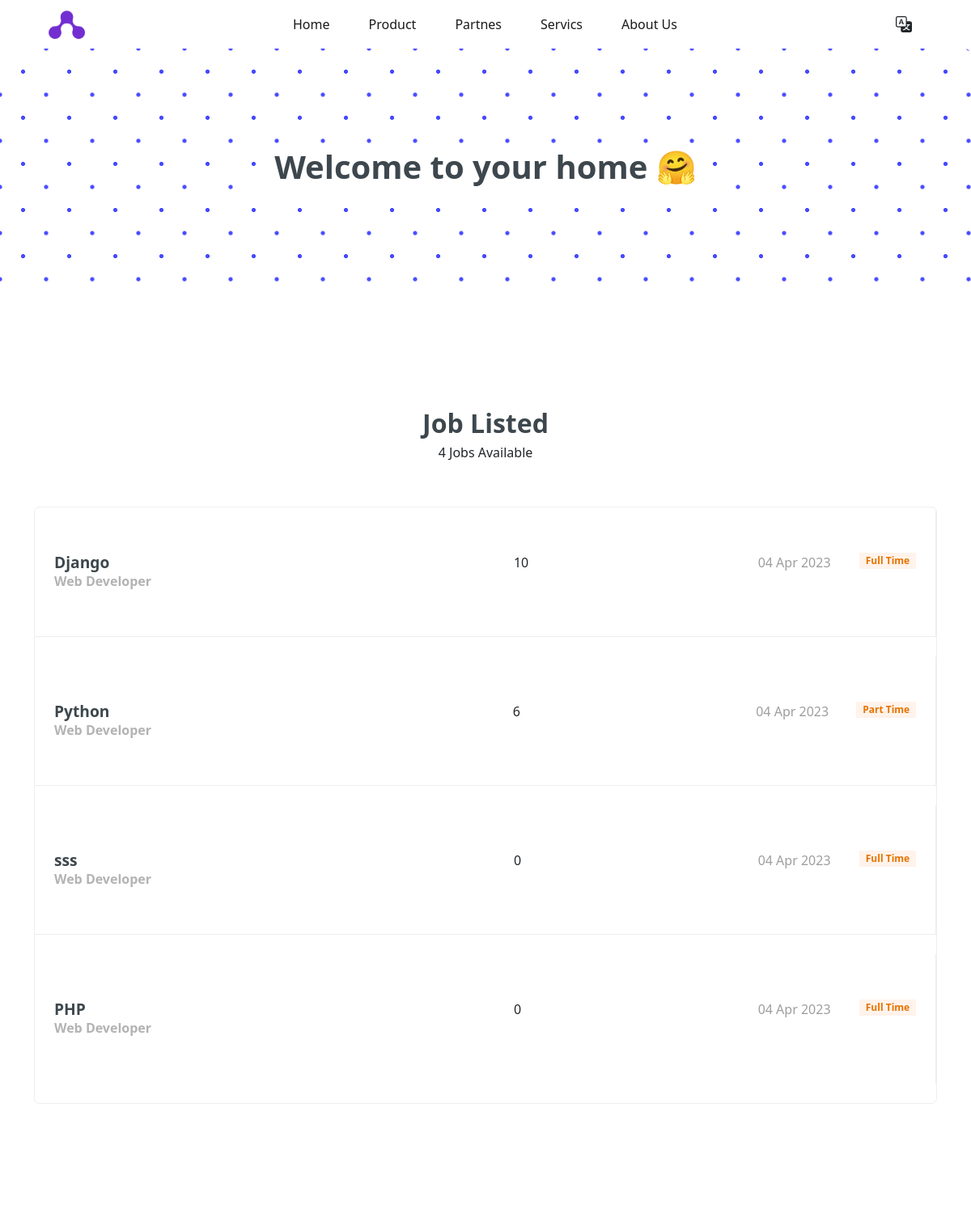
The app's page /jobs/ (upper part), older data.
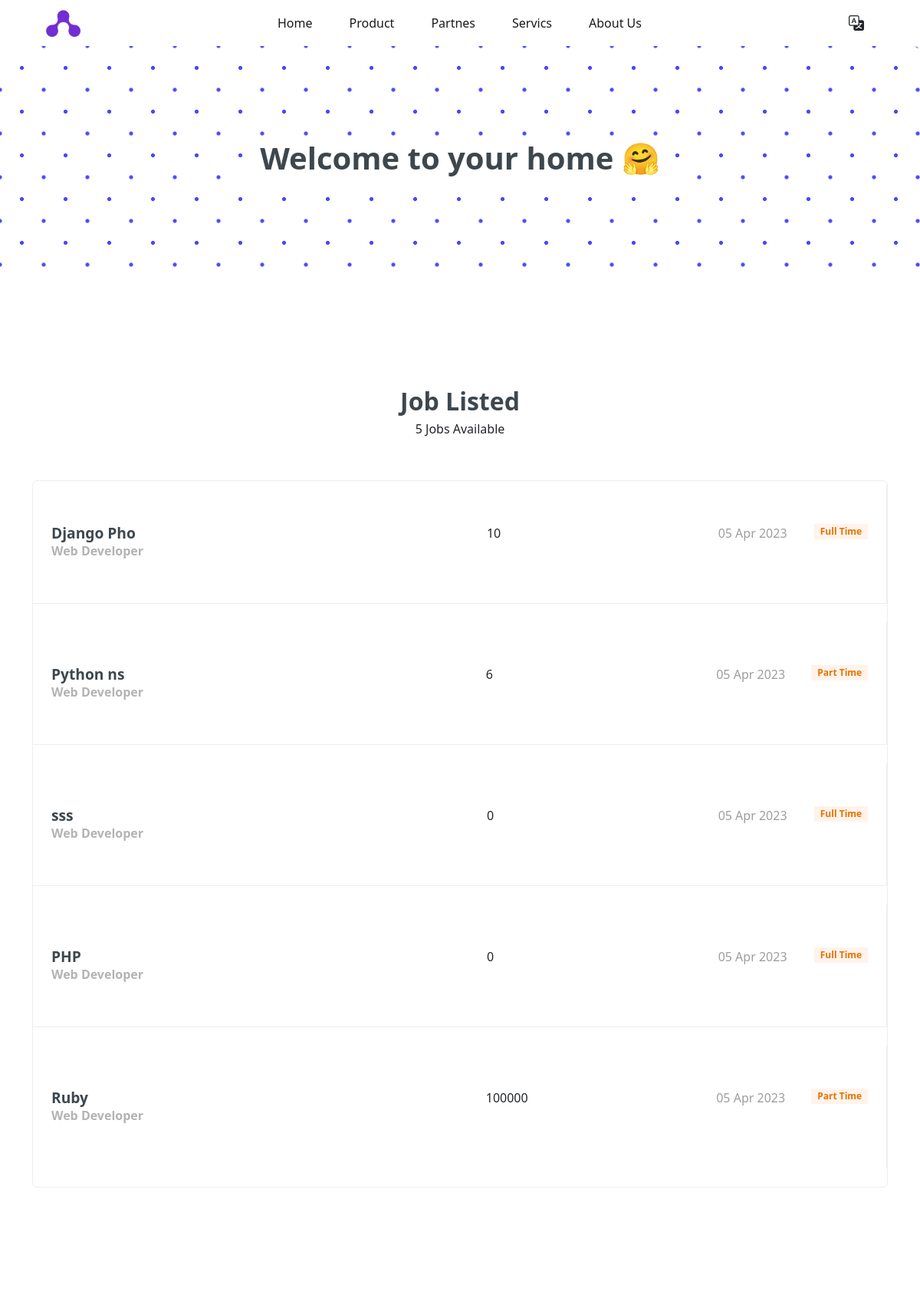
The same page, newer data.
### job/models.py (models this page shows, shortened)
class Job(models.Model):
    title = models.CharField(max_length=100)
    job_type = models.CharField(max_length=20, choices= JOBTYPE)
    description = models.TextField(max_length=1000)
    JobResponsibilities = models.TextField(max_length=1000)
    JobRequirements = models.TextField(max_length=1000)
    published_at = models.DateTimeField(auto_now=True)
    vacancy = models.IntegerField(default=1)
    salary = models.IntegerField(default=0)
    experience = models.IntegerField(default=0)
    category = models.ForeignKey('Category', on_delete=models.CASCADE)
    image = models.ImageField(upload_to=imageUpload) #this fun will create a new folder for images
    slug = models.SlugField(blank=True, null= True)
    def __str__(self):
        return self.title

class Category(models.Model):
    name = models.CharField(max_length=40)
    def __str__(self):
        return self.name

### job/views.py (the view)
# urls.py: path('' , views.jobList),
def jobList(request):
    jobList = Job.objects.all()
    context = {'jobs' : jobList}
    return render(request, 'job/jobs.html', context)

### job/templates/job/jobs.html (shortened to what this page needs)
{% extends 'base.html' %}
{% block jumbotron %}
<section>
  <div class="jumbotron p-5 text-center bg-image rounded-3">
    <div class="d-flex justify-content-center align-items-center h-100">
      <div class="titlteContactUs">
        <h1 class="fw-bold">Welcome to your home 🤗</h1>
      </div>
    </div>
  </div>
</section>
{% endblock jumbotron %}
{% block body %}
<section class="site-section">
    <div class="container">
      <div class="row mb-5 justify-content-center">
        <div class="col-md-7 text-center">
          <h2 class="section-title mb-2">Job Listed</h2>
          <h6 class="mb-2">{{jobs.count}} Jobs Available</h6>
        </div>
      </div>
      <ul class="job-listings mb-5">
        {% for job in jobs  %}
        <li class="job-listing d-block d-sm-flex pb-3 pb-sm-0 align-items-center mb-4">
          <a href="{% url 'jobs:jobDetail' job.slug %}"></a>
          <div class="job-listing-about d-sm-flex custom-width w-100 justify-content-between mx-4">
            <div class="job-listing-position custom-width w-50 mb-3 mb-sm-0">
              <h2>{{job}}</h2>
              <strong>{{job.category}}</strong>
            </div>
            <div class="job-listing-location mb-3 mb-sm-0 custom-width w-25">
               {{job.salary}}
            </div>
            <span class="d-sm-flex">{{job.published_at|date:'d M o'}}</span>
            <div class="job-listing-meta">
              <span class="badge d-sm-flex">{{job.job_type}}</span>
            </div>
          </div>
        </li>
        {% endfor %}
      </ul>
    </div>
  </section>
{% endblock body %}

Row changes from the older to the newer data that the page shows:
changed Job: title "Django" → "Django Pho"; published_at "04 Apr 2023" → "05 Apr 2023"
changed Job: title "Python" → "Python ns"; published_at "04 Apr 2023" → "05 Apr 2023"
changed Job "sss": published_at "04 Apr 2023" → "05 Apr 2023"
changed Job "PHP": published_at "04 Apr 2023" → "05 Apr 2023"
added Job: title "Ruby", category "Web Developer", salary "100000", published_at "05 Apr 2023", job_type "Part Time"
Text that changed along with them:
{{ jobs.count }}: "4" → "5"
